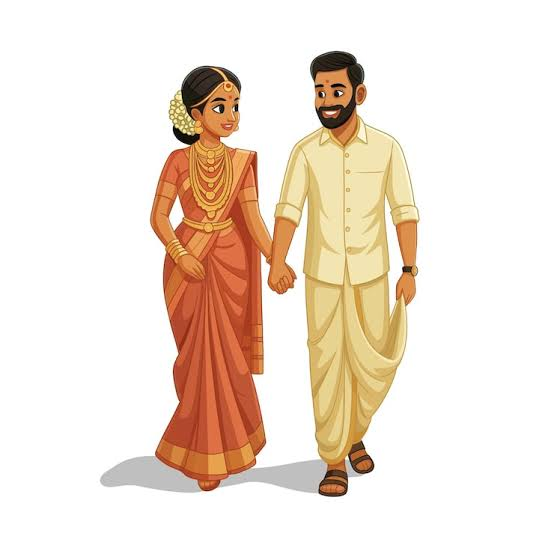
#> input picture images.jpg, 554 x 554 px
$ python make_cutout.py
#> lines starting #> are read from the running program, lines starting #| are printed output that depends on the picture; after the words box and inside, x2 and y2 are one past the last pixel; in counts of white or black regions, pixels touching at a corner belong together
"""
One-off asset prep: cut the plain-white background out of images.jpg
(the bride & groom illustration) so it can float over the temple photo
as a real transparent PNG instead of a CSS mask hack.

Flood-fills "background-like" (light, low-saturation) pixels starting
only from the image border, so it never eats into light-colored parts
of the illustration itself (the groom's cream shirt, gold jewellery,
etc.) unless they're actually touching the outer edge.
"""
from collections import deque
import numpy as np
from PIL import Image, ImageFilter

SRC = "images.jpg"
OUT = "couple.png"

img = Image.open(SRC).convert("RGB")
#> img is the input picture: PIL image 554x554 RGB; mean R, G, B 240.9, 226.8, 214.1
arr = np.array(img).astype(np.int16)
h, w, _ = arr.shape
#> h = 554; w = 554

maxc = arr.max(axis=2)
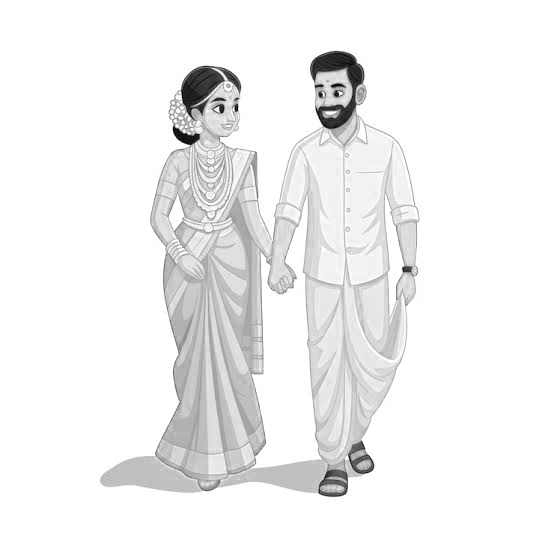
#> maxc: shape (554, 554) int16; min 0, max 255, mean 241
minc = arr.min(axis=2)
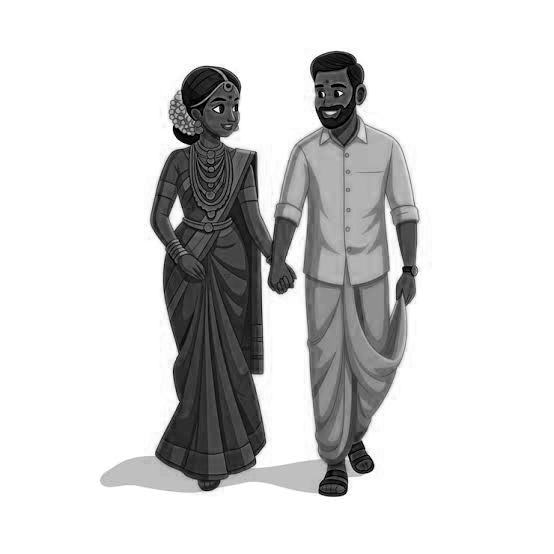
#> minc: shape (554, 554) int16; min 0, max 255, mean 214
sat = maxc - minc
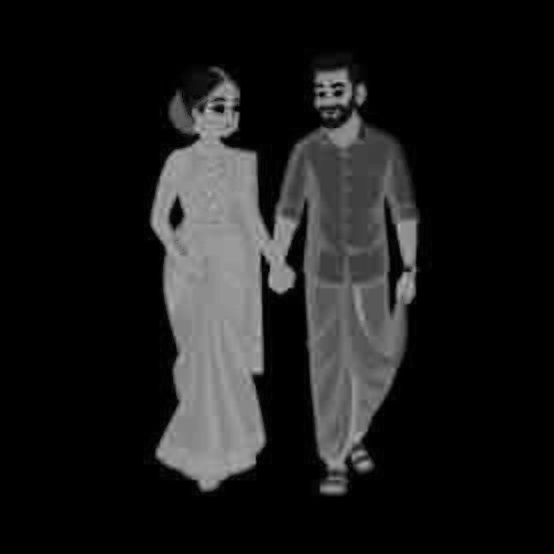
#> sat: shape (554, 554) int16; min 0, max 188, mean 27.1
is_bg_like = (minc > 195) & (sat < 30)
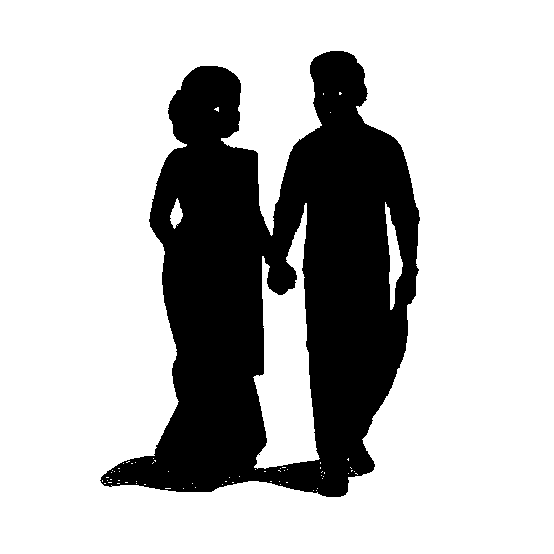
#> is_bg_like: shape (554, 554) bool; 74.2% white; 1 black region, box (x1, y1, x2, y2) and area: (100, 51, 420, 497) 79147

visited = np.zeros((h, w), dtype=bool)
q = deque()

def seed(y, x):
    if is_bg_like[y, x] and not visited[y, x]:
        visited[y, x] = True
        q.append((y, x))

for x in range(w):
    seed(0, x)
    seed(h - 1, x)
for y in range(h):
    seed(y, 0)
    seed(y, w - 1)

while q:
    y, x = q.popleft()
    for dy, dx in ((1, 0), (-1, 0), (0, 1), (0, -1)):
        ny, nx = y + dy, x + dx
        if 0 <= ny < h and 0 <= nx < w and not visited[ny, nx] and is_bg_like[ny, nx]:
            visited[ny, nx] = True
            q.append((ny, nx))

alpha = np.where(visited, 0, 255).astype(np.uint8)
alpha_img = Image.fromarray(alpha, mode="L").filter(ImageFilter.GaussianBlur(1.1))
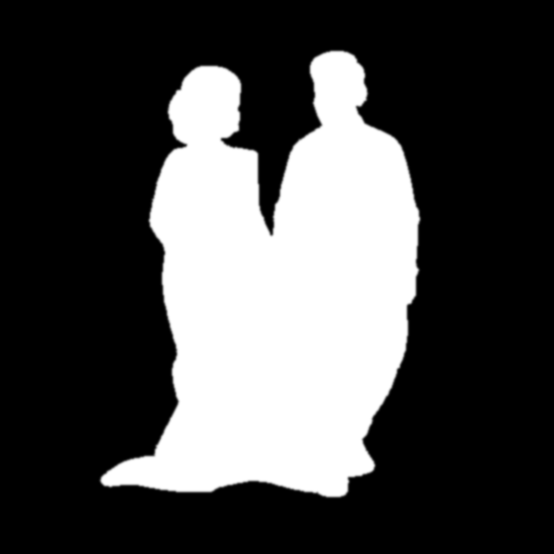
#> alpha_img: PIL image 554x554 L; min 0, max 255, mean 74.6

out = img.convert("RGBA")
out.putalpha(alpha_img)

# trim to the illustration's actual bounding box so the PNG has no
# wasted transparent margin (keeps it crisp and easy to size in CSS)
bbox = out.getbbox()
#> bbox = (97, 48, 423, 500)
if bbox:
    pad = 6
    l, t, r, b = bbox
#> l = 97; t = 48; r = 423; b = 500
    l = max(0, l - pad); t = max(0, t - pad)
#> after `l = max(0, l - pad)`: l = 91
#> after `t = max(0, t - pad)`: t = 42
    r = min(w, r + pad); b = min(h, b + pad)
#> after `r = min(w, r + pad)`: r = 429
#> after `b = min(h, b + pad)`: b = 506
    out = out.crop((l, t, r, b))
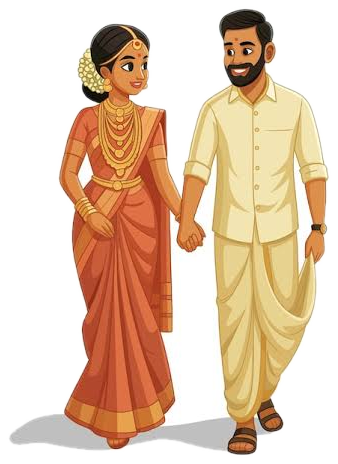
#> out: PIL image 338x464 RGBA; mean R, G, B, A 227.5, 199.8, 174.9, 146; transparent parts drawn white

out.save(OUT)
print("saved", OUT, out.size)
#| saved couple.png (338, 464)

$ run again, with South-Indian-Wedding-Invitation-Video-with-Joyful-Family-Illustrations.png saved as images.jpg
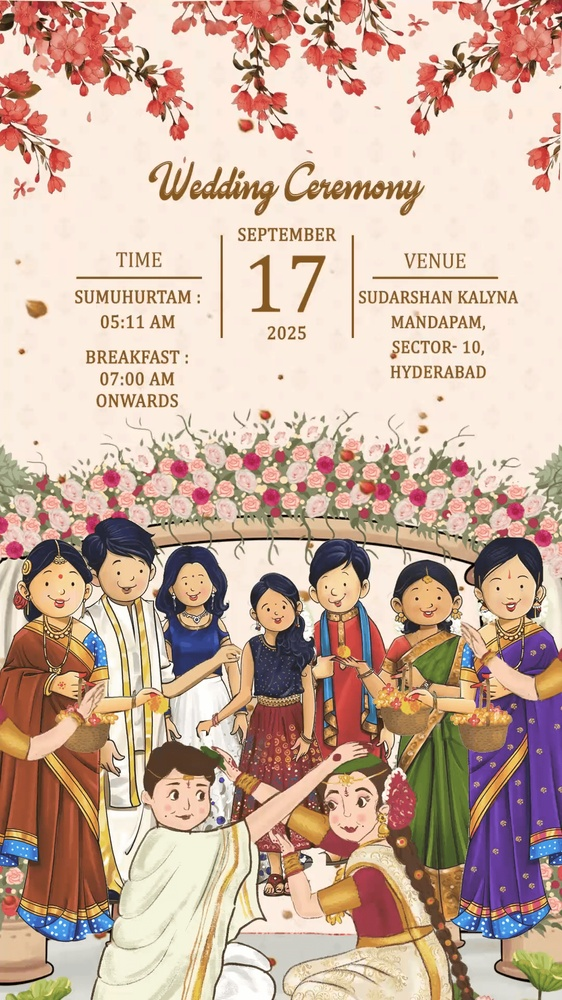
#> input picture South-Indian-Wedding-Invitation-Video-with-Joyful-Family-Illustrations.png, 562 x 1000 px, shrunk from 1080 x 1920 before the run
#> img is the input picture: PIL image 562x1000 RGB; mean R, G, B 203.9, 176.6, 159.8
#> `is_bg_like = (minc > 195) & (sat < 30)`:
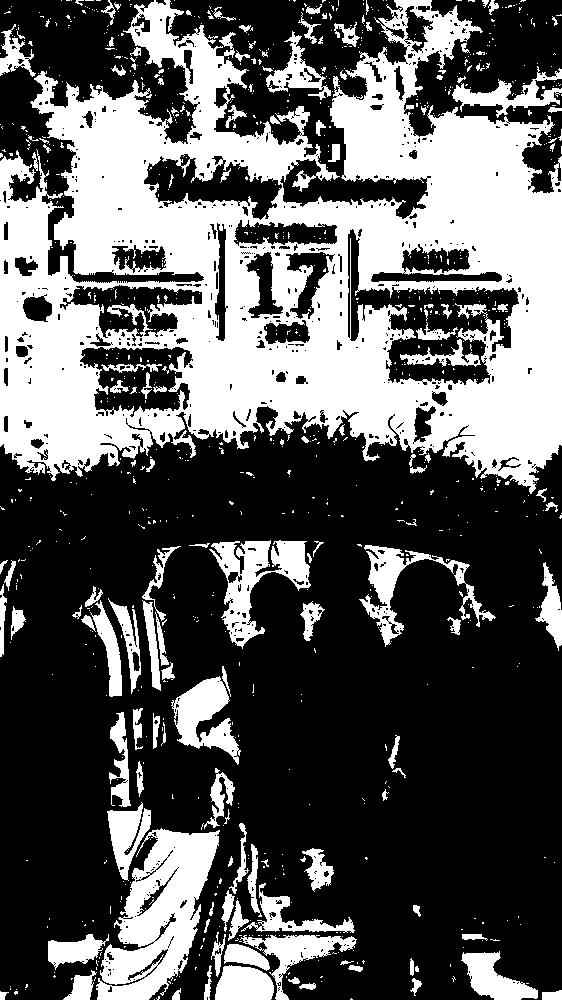
#> is_bg_like: shape (1000, 562) bool; 36.1% white; 947 white regions (809 under 20 px), largest, box (x1, y1, x2, y2) and area: (0, 0, 562, 494) 146495, (96, 828, 220, 1000) 11107, (209, 540, 311, 649) 4334
#> `out.putalpha(alpha_img)`:
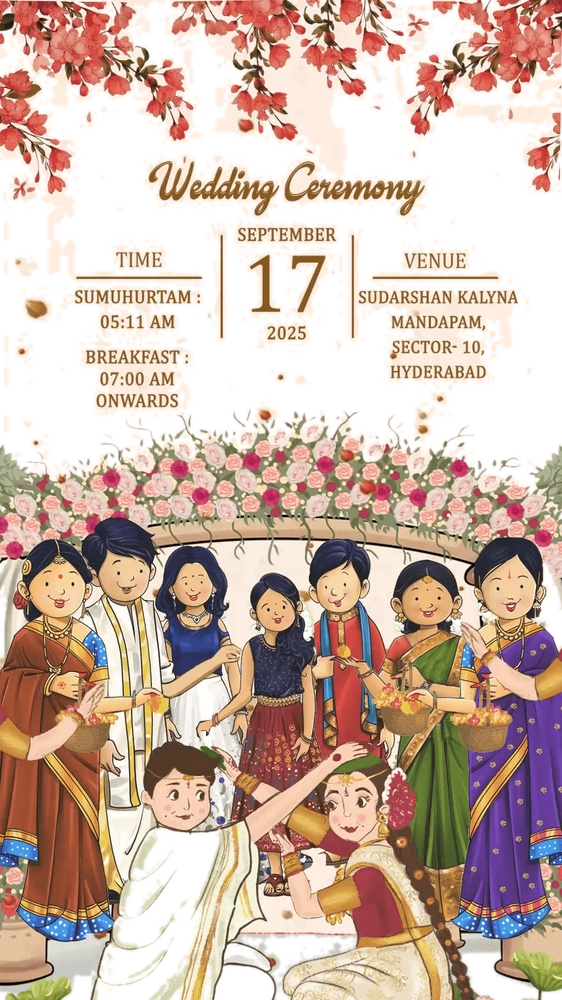
#> out: PIL image 562x1000 RGBA; mean R, G, B, A 203.9, 176.6, 159.8, 179.2; transparent parts drawn white
#> bbox = (0, 0, 562, 1000)
#> l = 0; r = 562; b = 1000
#| saved couple.png (562, 1000)
